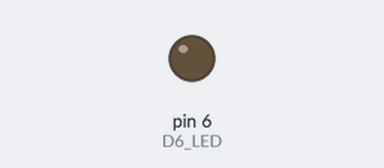
A sketch run on a simulated Arduino Uno, built with avr-gcc and run on an emulated ATmega328P. Shown: output pins drawn as LEDs (lit = HIGH).

Above: at 0.05 s.
At 0.85 s:
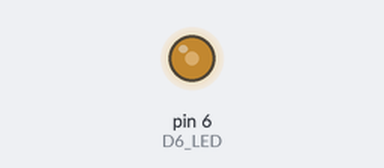
At 1.45 s:
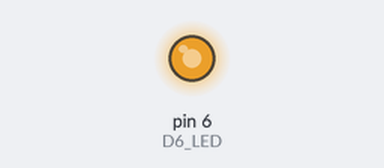
At 2.9 s:
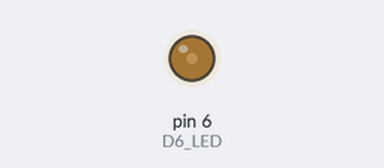
Timing chart, 0 to 6.9 s (numbered marks = the images above):
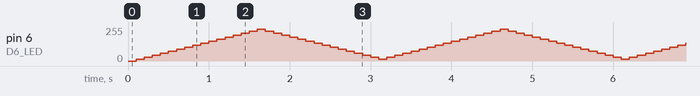

The sketch:

testScript.ino
```cpp
/*
Project to make a pin fade in and out.
*/

const byte D6_LED = 6; // LED pin
byte v = 0xf;
byte m = 0xf;
bool reverse = false;
int counter = 0;

void setup() {
  // put your setup code here, to run once:
  pinMode(D6_LED, OUTPUT);
  Serial.begin(9600);
}

void loop() {
  // put your main code here, to run repeatedly:
  delay(100);
  analogWrite(D6_LED, v);
  if (counter == 15 ) { // Runs 15 times and then reverses;
    reverse = (reverse == true) ? false : true;
    counter = 0;
  }


  // Applies logic to inc or dec the voltage.
  if (reverse)
    v -= m;
  else
    v += m;
  counter++;
}
```
